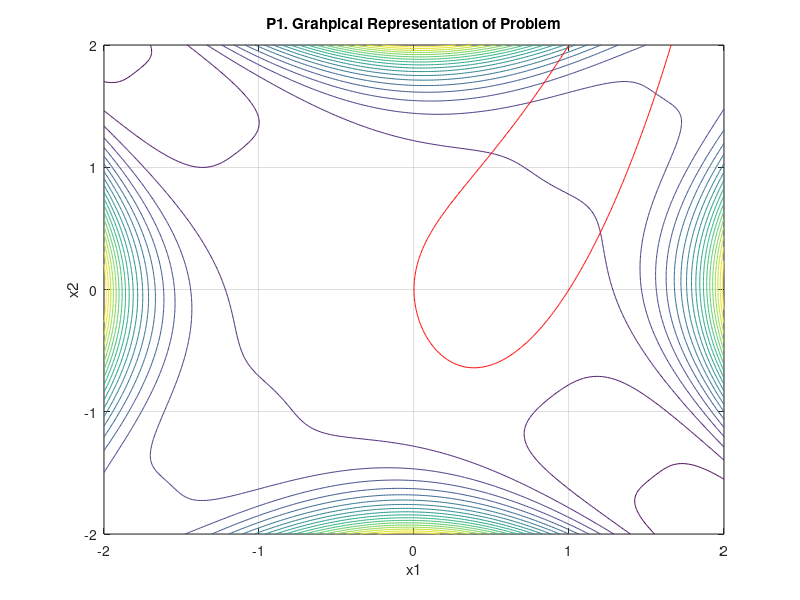

Source code (MATLAB):
clear; clc;

[x, y] = meshgrid(linspace(-2, 2, 400), linspace(-2, 2, 400));
f_x = (x.^2 - y.^2).^4 + 8*x.*y - x + y + 3;
g_x = x.^4 - 2*y.*x.^2 + y.^2 + x.^2 - 2*x;

contour(x, y, f_x, 20);
hold on;
contour(x, y, g_x, [0, 0], 'r');

xlabel('x1');
ylabel('x2');
title('P1. Grahpical Representation of Problem');

grid on;
hold off;